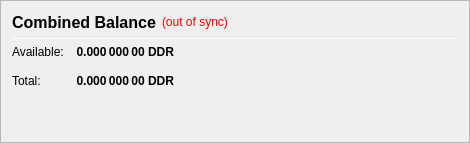
                   <widget class="QFrame" name="frame_CombinedBalances">
                    <property name="minimumSize">
                     <size>
                      <width>470</width>
                      <height>0</height>
                     </size>
                    </property>
                    <property name="frameShape">
                     <enum>QFrame::StyledPanel</enum>
                    </property>
                    <property name="frameShadow">
                     <enum>QFrame::Raised</enum>
                    </property>
                    <layout class="QVBoxLayout" name="verticalLayout_5">
                     <item>
                      <layout class="QHBoxLayout" name="horizontalLayout_5" stretch="0,0,0">
                       <item>
                        <widget class="QLabel" name="label_5z">
                         <property name="minimumSize">
                          <size>
                           <width>0</width>
                           <height>20</height>
                          </size>
                         </property>
                         <property name="font">
                          <font>
                           <pointsize>12</pointsize>
                           <weight>75</weight>
                           <bold>true</bold>
                          </font>
                         </property>
                         <property name="toolTip">
                          <string>Combined Balance (including unconfirmed and immature coins)</string>
                         </property>
                         <property name="text">
                          <string>Combined Balance</string>
                         </property>
                        </widget>
                       </item>
                       <item>
                        <widget class="QLabel" name="labelWalletStatus">
                         <property name="cursor">
                          <cursorShape>WhatsThisCursor</cursorShape>
                         </property>
                         <property name="toolTip">
                          <string>The displayed information may be out of date. Your wallet automatically synchronizes with the DIGIDINAR network after a connection is established, but this process has not completed yet.</string>
                         </property>
                         <property name="styleSheet">
                          <string notr="true">QLabel { color: red; }</string>
                         </property>
                         <property name="text">
                          <string notr="true">(out of sync)</string>
                         </property>
                         <property name="alignment">
                          <set>Qt::AlignLeading|Qt::AlignLeft|Qt::AlignVCenter</set>
                         </property>
                        </widget>
                       </item>
                       <item>
                        <spacer name="horizontalSpacer_1">
                         <property name="orientation">
                          <enum>Qt::Horizontal</enum>
                         </property>
                         <property name="sizeHint" stdset="0">
                          <size>
                           <width>40</width>
                           <height>20</height>
                          </size>
                         </property>
                        </spacer>
                       </item>
                      </layout>
                     </item>
                     <item>
                      <widget class="Line" name="line_CombinedBalance">
                       <property name="minimumSize">
                        <size>
                         <width>0</width>
                         <height>1</height>
                        </size>
                       </property>
                       <property name="maximumSize">
                        <size>
                         <width>16777215</width>
                         <height>1</height>
                        </size>
                       </property>
                       <property name="orientation">
                        <enum>Qt::Horizontal</enum>
                       </property>
                      </widget>
                     </item>
                     <item>
                      <layout class="QGridLayout" name="gridLayout_3">
                       <property name="spacing">
                        <number>12</number>
                       </property>
                       <item row="1" column="0">
                        <widget class="QLabel" name="labelBalanceTextz">
                         <property name="text">
                          <string>Available:</string>
                         </property>
                        </widget>
                       </item>
                       <item row="1" column="1">
                        <widget class="QLabel" name="labelBalancez">
                         <property name="font">
                          <font>
                           <weight>75</weight>
                           <bold>true</bold>
                          </font>
                         </property>
                         <property name="cursor">
                          <cursorShape>IBeamCursor</cursorShape>
                         </property>
                         <property name="toolTip">
                          <string>Your current spendable balance</string>
                         </property>
                         <property name="text">
                          <string notr="true">0.000 000 00 DDR</string>
                         </property>
                         <property name="alignment">
                          <set>Qt::AlignRight|Qt::AlignTrailing|Qt::AlignVCenter</set>
                         </property>
                         <property name="textInteractionFlags">
                          <set>Qt::LinksAccessibleByMouse|Qt::TextSelectableByKeyboard|Qt::TextSelectableByMouse</set>
                         </property>
                        </widget>
                       </item>
                       <item row="2" column="0">
                        <widget class="QLabel" name="labelTotalTextz">
                         <property name="text">
                          <string>Total:</string>
                         </property>
                        </widget>
                       </item>
                       <item row="2" column="1">
                        <widget class="QLabel" name="labelTotalz">
                         <property name="font">
                          <font>
                           <weight>75</weight>
                           <bold>true</bold>
                          </font>
                         </property>
                         <property name="cursor">
                          <cursorShape>IBeamCursor</cursorShape>
                         </property>
                         <property name="toolTip">
                          <string>Total Balance, including all unavailable coins.</string>
                         </property>
                         <property name="text">
                          <string notr="true">0.000 000 00 DDR</string>
                         </property>
                         <property name="alignment">
                          <set>Qt::AlignRight|Qt::AlignTrailing|Qt::AlignVCenter</set>
                         </property>
                         <property name="textInteractionFlags">
                          <set>Qt::LinksAccessibleByMouse|Qt::TextSelectableByKeyboard|Qt::TextSelectableByMouse</set>
                         </property>
                        </widget>
                       </item>
                       <item row="2" column="3">
                        <spacer name="horizontalSpacer_2">
                         <property name="orientation">
                          <enum>Qt::Horizontal</enum>
                         </property>
                         <property name="sizeHint" stdset="0">
                          <size>
                           <width>40</width>
                           <height>20</height>
                          </size>
                         </property>
                        </spacer>
                       </item>
                      </layout>
                     </item>
                     <item>
                      <spacer name="verticalSpacer_1">
                       <property name="orientation">
                        <enum>Qt::Vertical</enum>
                       </property>
                       <property name="sizeHint" stdset="0">
                        <size>
                         <width>20</width>
                         <height>40</height>
                        </size>
                       </property>
                      </spacer>
                     </item>
                    </layout>
                   </widget>
